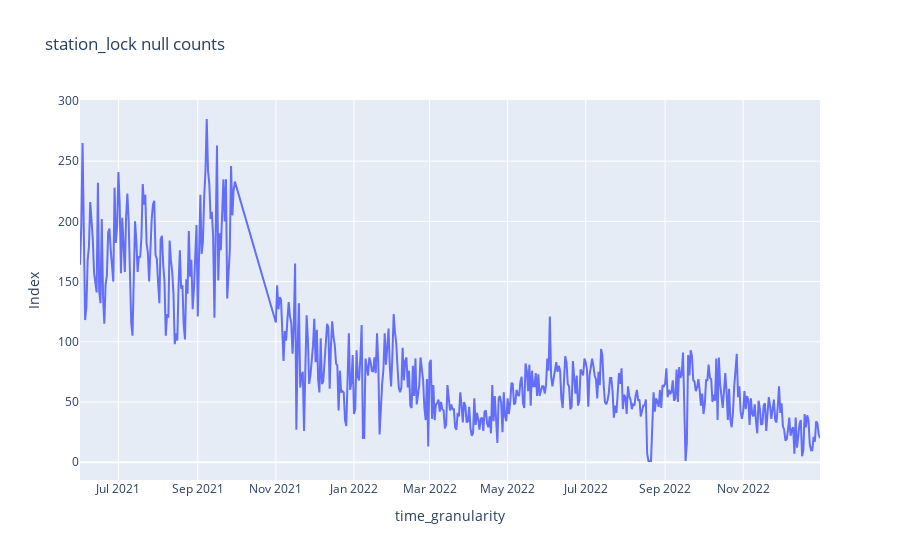

Notebook source saved alongside this figure:
### Code cell
nulls_temporal_distribution(trips, ['year', 'month', 'day'], 'station_lock')

### Figure 1 — Plotly figure (JSON) as saved in the notebook; plotly's stock layout.template omitted (floating-point values rounded to 4 significant figures; data arrays with more than 128 entries replaced by an {"elided": "..."} marker saying what was removed)
{"data": [{"hovertemplate": "time_granularity=%{x}<br>Index=%{y}<extra></extra>", "legendgroup": "", "line": {"color": "#636efa", "dash": "solid"}, "marker": {"symbol": "circle"}, "mode": "lines", "name": "", "orientation": "v", "showlegend": false, "type": "scatter", "x": {"elided": "547 str values"}, "xaxis": "x", "y": {"elided": "547 int values"}, "yaxis": "y"}], "layout": {"legend": {"tracegroupgap": 0}, "title": {"text": "station_lock null counts"}, "xaxis": {"anchor": "y", "domain": [0, 1], "title": {"text": "time_granularity"}}, "yaxis": {"anchor": "x", "domain": [0, 1], "title": {"text": "Index"}}}}
